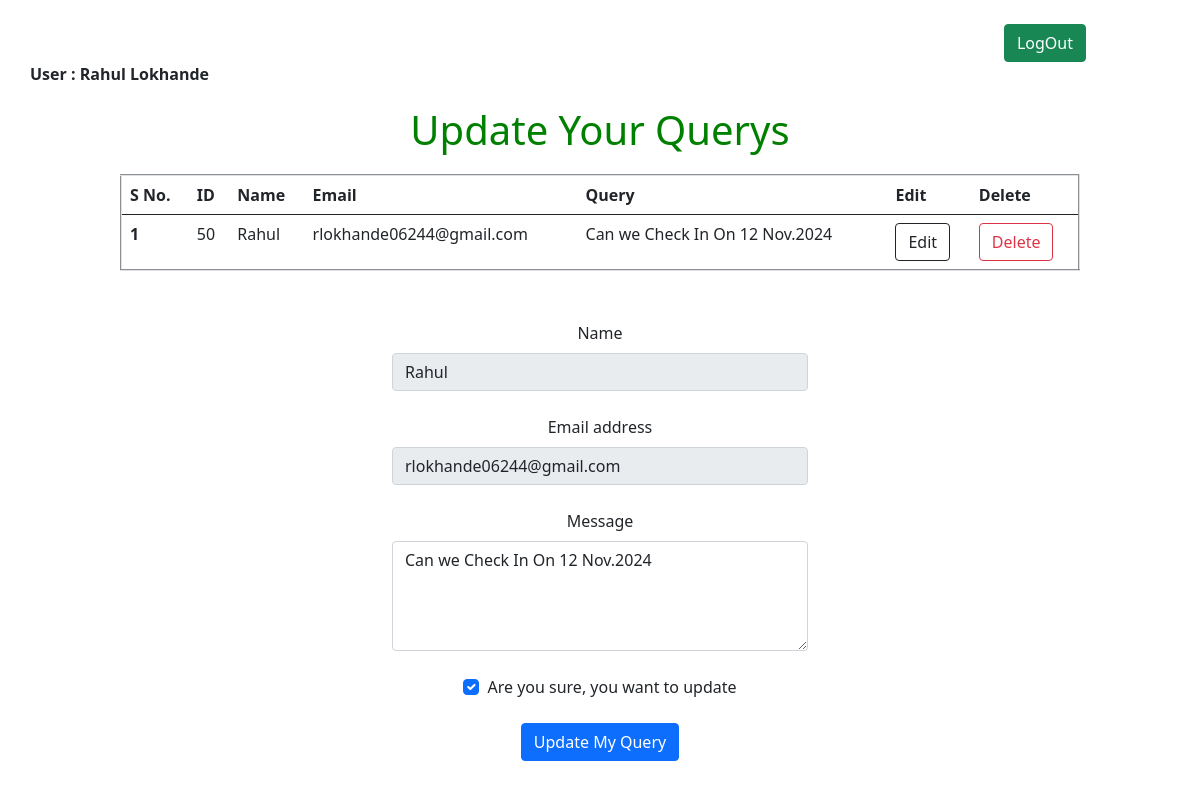
The page /edit/50 on the database as committed earlier.
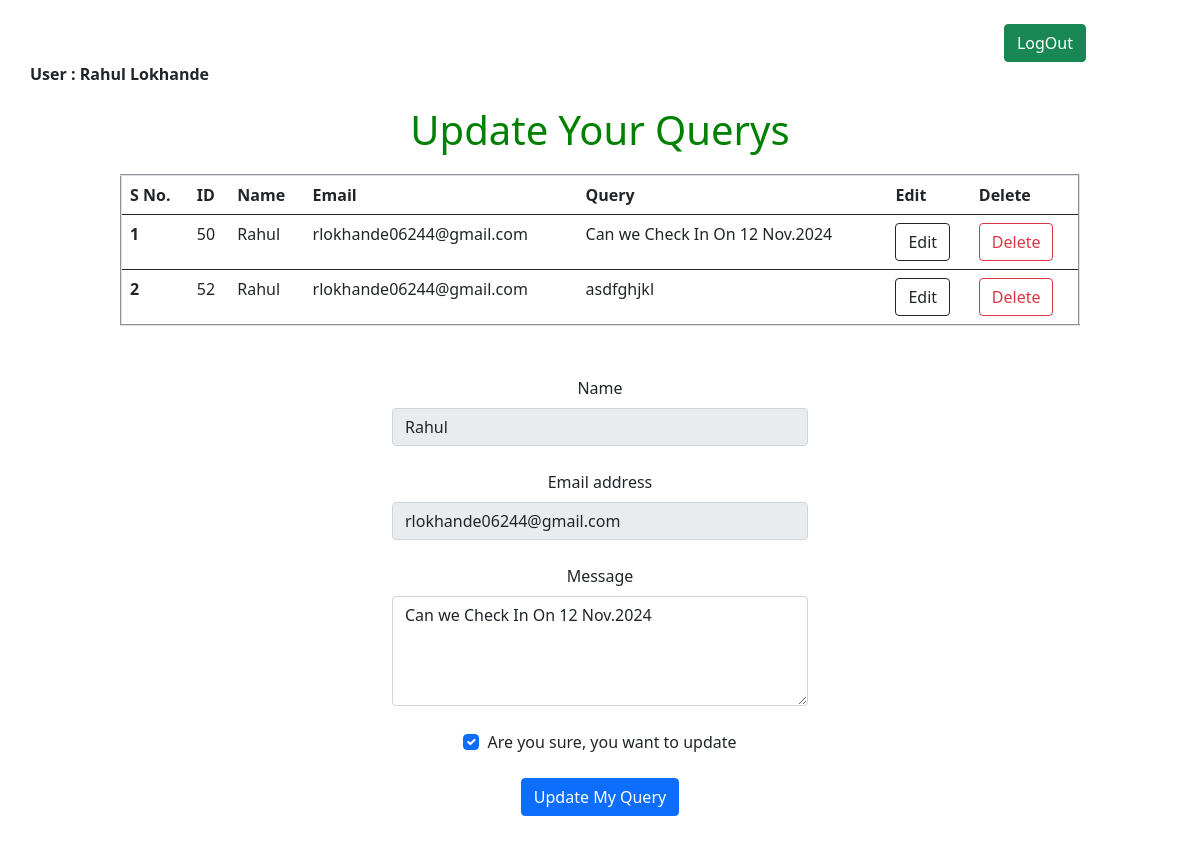
The same page on the database as committed later.
### app/models.py (models this page shows)
class Query(models.Model):
    cust_name=models.CharField(max_length=50)
    cust_email=models.EmailField()
    cust_query=models.TextField()

### app/views.py (the view)
# urls.py: path('edit/<int:x>', views.edit, name='edit'),
def edit(request,x):
    print(x)
    querydata=Query.objects.get(id=x)
    email1=querydata.cust_email
    name1=querydata.cust_name
    query1=querydata.cust_query
    user_data=Customers.objects.get(cust_email=email1)
    my_data={
            'nm':user_data.cust_name,
            'em':user_data.cust_email,
            'con':user_data.cust_contact,
            'pas':user_data.cust_password
        }
    all_query=Query.objects.filter(cust_email=email1)
    edit_data={
        'id':x,
        'em':email1,
        'nm':name1,
        'qu':query1
    }
    return render(request, 'querys.html',{'key1':all_query,'data':my_data,'key2':edit_data})

### app/templates/querys.html (shortened to what this page needs)
<link href="https://cdn.jsdelivr.net/npm/bootstrap@5.0.2/dist/css/bootstrap.min.css" rel="stylesheet"
>
<div align="center" style="margin-top: 2%;margin-left: 75%;">
  <a href="{% url 'logout' %}"><button style="margin-right: 10px;" type="button"
      class="btn btn-success">LogOut</button></a>
</div>
<div style="margin-left: 30px;" id="user1">
  <b>User : {{data.nm}}</b>
</div>
<div style="height: 100%;">
  {% if key2 %}
  <div align="center" id="querys">
    <h1>Update Your Querys</h1>
  </div>
  <table class="table table-hover" id="table" border="2">
    <thead>
      <tr>
        <th scope="col">S No.</th>
        <th scope="col">ID</th>
        <th scope="col">Name</th>
        <th scope="col">Email</th>
        <th scope="col">Query</th>
        <th scope="col">Edit</th>
        <th scope="col">Delete</th>
      </tr>
    </thead>
    {% for i in key1 %}
    <tbody>
      <tr>
        <th scope="row">{{forloop.counter}}</th>
        <td>{{i.id}}</td>
        <td>{{i.cust_name}}</td>
        <td>{{i.cust_email}}</td>
        <td>{{i.cust_query}}</td>
        <td><a href="{% url 'edit' x=i.id %}"><button class="btn btn-outline-dark">Edit</button></a></td>
        <td><a href="{% url 'delete' x=i.id y=i.cust_email %}"><button
              class="btn btn-outline-danger">Delete</button></a></td>
      </tr>
    </tbody>
    {% endfor %}
  </table>
  <div align="center" style="margin-top: 50px;">
    <form style="width: 26rem;" action="{% url 'update' x=key2.id %}" method="post">
      <div data-mdb-input-init class="form-outline mb-4">
        <label class="form-label" for="form4Example1">Name</label>
        <input type="text" value="{{key2.nm}}" name="name" id="form4Example1" readonly class="form-control" />
      </div>
      <div data-mdb-input-init class="form-outline mb-4">
        <label class="form-label" for="form4Example2">Email address</label>
        <input type="email" name="email" value={{key2.em}} id="form4Example2" readonly class="form-control" />
      </div>
      <div data-mdb-input-init class="form-outline mb-4">
        <label class="form-label" for="form4Example3">Message</label>
        <textarea class="form-control" name="query" id="form4Example3" rows="4">{{key2.qu}}</textarea>
      </div>
      <div class="form-check d-flex justify-content-center mb-4">
        <input class="form-check-input me-2" type="checkbox" value="" id="form4Example4" checked />
        <label class="form-check-label" for="form4Example4">
          Are you sure, you want to update
        </label>
      </div>
      <button data-mdb-ripple-init class="btn btn-primary btn-block mb-4">Update My Query</button>
    </form>
  </div>
</div>
{% endif %}

Rows that differ between the two databases and show on the page:
added Query: id "52", cust_name "Rahul", cust_email "rlokhande06244@gmail.com", cust_query "asdfghjkl"
